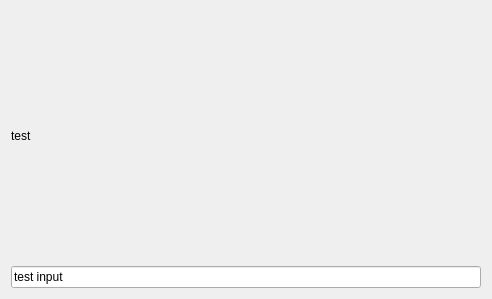
<?xml version="1.0" encoding="UTF-8"?>
<ui version="4.0">
 <class>MainWindow</class>
 <widget class="QMainWindow" name="MainWindow">
  <property name="geometry">
   <rect>
    <x>0</x>
    <y>0</y>
    <width>492</width>
    <height>299</height>
   </rect>
  </property>
  <property name="windowTitle">
   <string>MainWindow</string>
  </property>
  <widget class="QWidget" name="centralWidget">
   <layout class="QGridLayout" name="gridLayout">
    <item row="0" column="0">
     <widget class="QLabel" name="label">
      <property name="text">
       <string>test</string>
      </property>
     </widget>
    </item>
    <item row="1" column="0">
     <widget class="QLineEdit" name="lineEdit">
      <property name="text">
       <string>test input</string>
      </property>
     </widget>
    </item>
   </layout>
  </widget>
 </widget>
 <layoutdefault spacing="6" margin="11"/>
 <resources/>
 <connections/>
</ui>
